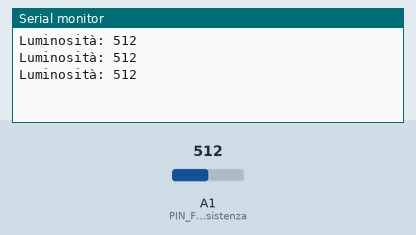
Simulated run of this sketch. Board: Arduino Uno, built with avr-gcc and run on an emulated ATmega328P. Shown: the last lines printed to the serial monitor. The test bench sets the inputs (shaded band); at power-on: A1 (PIN_Fotoresistenza) = 512.

Above: at 1.3 s.
1.4 s: A1 (PIN_Fotoresistenza) set to 716
At 1.9 s:
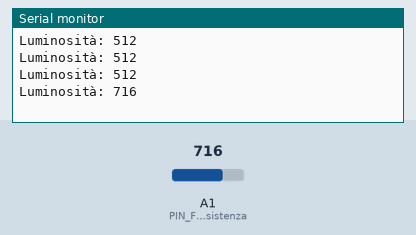
2.9 s: A1 (PIN_Fotoresistenza) set to 900
At 3.4 s:
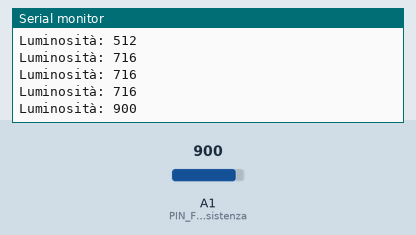
Timing chart, 0 to 5.9 s (numbered marks = the images above; inputs shaded):
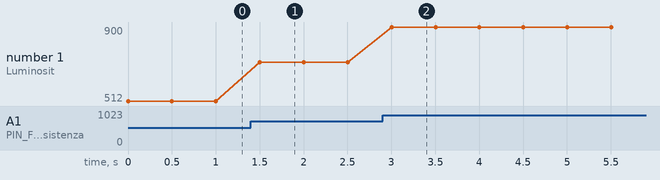

Measured:
- after the input at 1.4 s, the serial monitor: prints a new line after 0.10 s (image 1)
- after the input at 2.9 s, the serial monitor: prints a new line after 0.10 s (image 2)
- plotted number 1: 512 → 716 after the input at 1.4 s, 716 → 900 after the input at 2.9 s

The sketch:

Lettura_fotoresistenza.ino
```cpp
//www.ilsito.net

int luminosita; //Il valore letto dalla fotoresistenza
int valore = 900; //Soglia dopo la quale si accende il led
#define PIN_Fotoresistenza A1

void setup() {
  Serial.begin(9600);
}

void loop() {
  luminosita = analogRead(PIN_Fotoresistenza);  //Lettura della luminosità
  Serial.print("Luminosità: ");
  Serial.println(luminosita);
  delay(500);  //Aspetta mezzo secondo prima di ricontrollare
}
```
